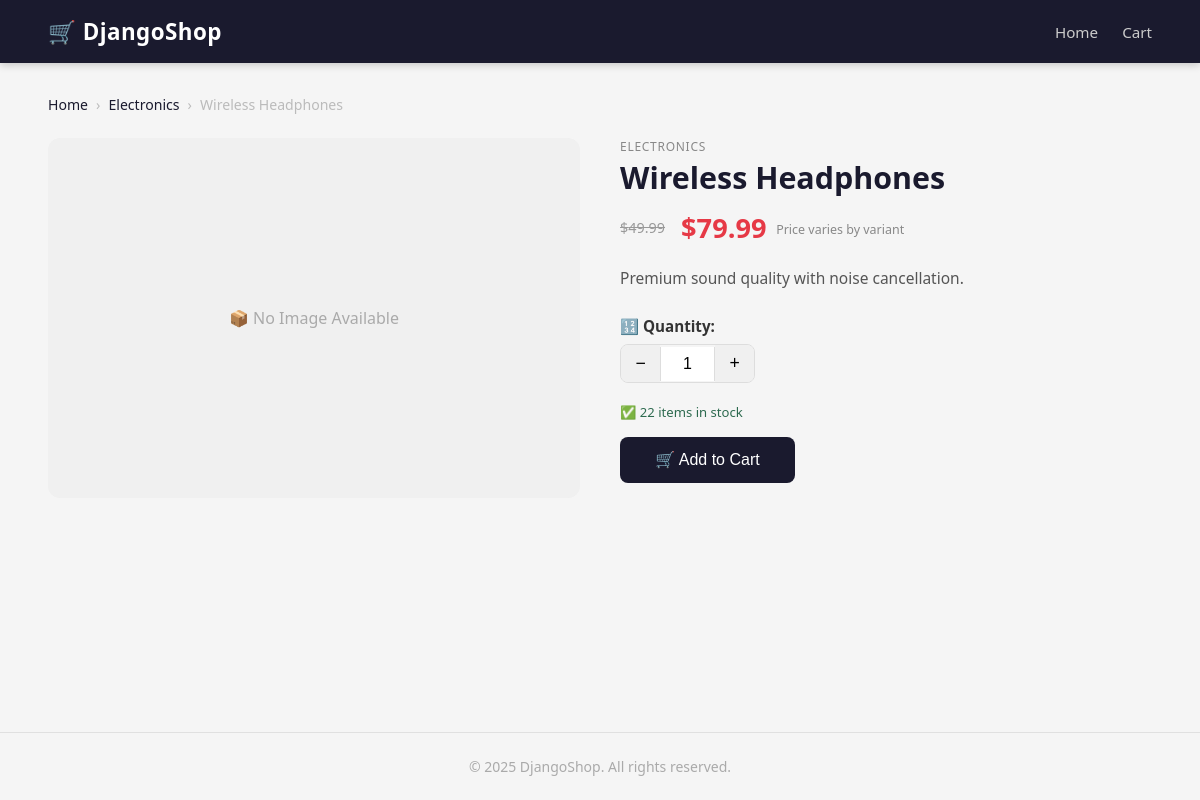
/product/wireless-headphones/, run on an earlier commit of the app's database.
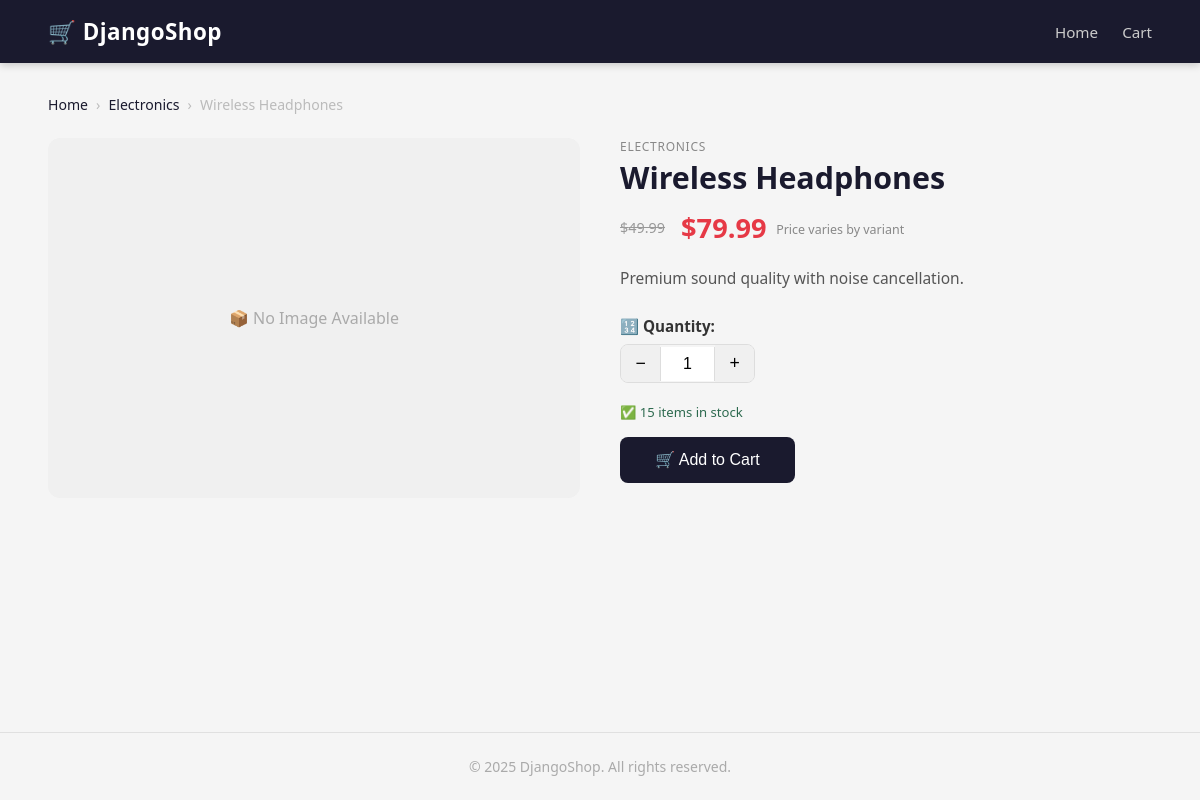
And on a later commit of the database.
### store/models.py (models this page shows, shortened)
class BaseModel(models.Model):
    id = models.UUIDField(primary_key=True, default=uuid.uuid4, editable=False)
    created_at = models.DateTimeField(auto_now_add=True)
    updated_at = models.DateTimeField(auto_now=True)
    class Meta:
        abstract = True

class Product(BaseModel):
    category = models.ForeignKey(
        Category,
        on_delete=models.CASCADE,
        related_name='products'
    )
    name = models.CharField(max_length=255)
    slug = models.SlugField(max_length=255, unique=True)
    description = models.TextField(blank=True)
    base_price = models.DecimalField(
        max_digits=10,
        decimal_places=2,
        help_text="Standard product price"
    )
    premium_price = models.DecimalField(
        max_digits=10,
        decimal_places=2,
        blank=True,
        null=True,
        help_text="Price when variant (color/size) is selected"
    )
    stock = models.PositiveIntegerField(default=0)
    is_available = models.BooleanField(default=True)
    colors = models.ManyToManyField(ProductColor, blank=True)
    sizes = models.ManyToManyField(ProductSize,  blank=True)
    class Meta:
        ordering = ['-created_at']

class Category(BaseModel):
    name = models.CharField(max_length=200, unique=True)
    slug = models.SlugField(max_length=200, unique=True)
    image = models.ImageField(upload_to='categories/', blank=True, null=True)
    class Meta:
        verbose_name_plural = 'Categories'
        ordering = ['name']

### store/views.py (the view)
def product_detail(request, slug):
    product = get_object_or_404(Product, slug=slug, is_available=True)
    images  = product.images.all()
    colors  = product.colors.all()
    sizes   = product.sizes.all()
    context = {
        'product': product,
        'images':  images,
        'colors':  colors,
        'sizes':   sizes,
    }
    return render(request, 'store/product_detail.html', context)

### cart/cart.py (called while the page is built)
    def get_item_count(self):
        return sum(item['quantity'] for item in self.cart.values())

### cart/context_processors.py (called while the page is built)
def cart_context(request):
    cart = Cart(request)
    return {
        'cart':       cart,
        'cart_count': cart.get_item_count(),
    }

### store/context_processors.py (called while the page is built)
def cart_item_count(request):
    cart = request.session.get('cart', {})
    count = sum(item['quantity'] for item in cart.values())
    return {'cart_item_count': count}

### templates/store/product_detail.html (shortened to what this page needs)
{% extends 'base.html' %}
{% block content %}
<div class="breadcrumb">
    <a href="/">Home</a>
    <span>›</span>
    <a href="/?category={{ product.category.slug }}">{{ product.category.name }}</a>
    <span>›</span>
    <span>{{ product.name }}</span>
</div>
<div class="detail-container">
    <div class="detail-images">
        {% with product.images.first as main_img %}
            {% if main_img %}
                <img src="{{ main_img.image.url }}"
                     alt="{{ product.name }}"
                     class="main-image"
                     id="mainImage">
            {% else %}
                <div class="no-image large">📦 No Image Available</div>
            {% endif %}
        {% endwith %}
    </div>
    <div class="detail-info">
        <p class="category-tag">{{ product.category.name }}</p>
        <h1 class="product-name">{{ product.name }}</h1>
        <div class="price-block">
            {% if product.premium_price %}
                <span class="old-price">${{ product.base_price }}</span>
                <span class="price large">${{ product.premium_price }}</span>
                <span class="price-note">Price varies by variant</span>
            {% else %}
                <span class="price large">${{ product.base_price }}</span>
            {% endif %}
        </div>
        {% if product.description %}
        <p class="description">{{ product.description }}</p>
        {% endif %}
        <form method="POST" action="/cart/add/" class="variant-form">
            <div class="field-group">
                <label for="qty">🔢 Quantity:</label>
                <div class="qty-control">
                    <button type="button" onclick="changeQty(-1)">−</button>
                    <input type="number"
                           name="quantity"
                           id="qty"
                           value="1"
                           min="1"
                           max="{{ product.stock }}"
                           readonly>
                    <button type="button" onclick="changeQty(1)">+</button>
                </div>
            </div>
            <p class="stock-badge {% if product.stock > 0 %}in-stock{% else %}out-stock{% endif %}">
                {% if product.stock > 0 %}
                    ✅ {{ product.stock }} items in stock
                {% else %}
                    ❌ Out of Stock
                {% endif %}
            </p>
            {% if product.stock > 0 %}
                <button type="submit" class="btn-primary">
                    🛒 Add to Cart
                </button>
            {% else %}
                <button type="button" class="btn-disabled" disabled>
                    Out of Stock
                </button>
            {% endif %}
        </form>
    </div>
</div>
{% endblock %}

What changed in the data, as far as the page shows it:
changed Product "Wireless Headphones": stock "22" → "15"
